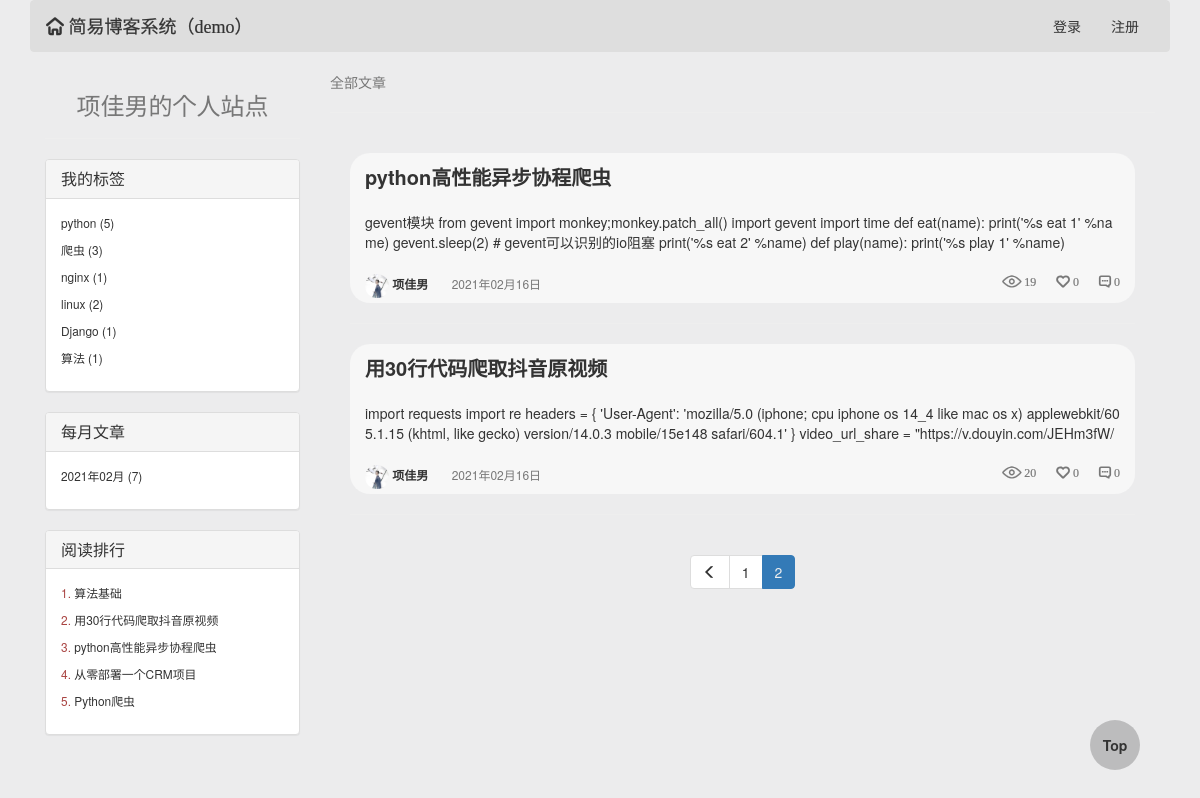
Page /项佳男/?page=2 on the committed database.
### blog/models.py (models this page shows, shortened)
class BlogSite(models.Model):
    title = models.CharField(max_length=32, null=True, verbose_name='个人站点标题')

class Article(models.Model):
    title = models.CharField(max_length=64, verbose_name='文章标题')
    desc = models.CharField(max_length=256, verbose_name='文章描述信息')
    create_time = models.DateTimeField(auto_now_add=True, verbose_name='文章创建日期')
    content = models.TextField()
    view_count = models.IntegerField(default=0)
    like_count = models.IntegerField(default=0)
    dislike_count = models.IntegerField(default=0)
    comment_count = models.IntegerField(default=0)
    user = models.ForeignKey('UserInfo', on_delete=models.CASCADE)
    tag = models.ManyToManyField('Tag')

class UserInfo(AbstractUser):
    create_time = models.DateTimeField(auto_now_add=True, verbose_name='用户创建时间')
    avatar = models.FileField(upload_to='avatars/', default='avatars/default.png')
    blog_site = models.OneToOneField('BlogSite', null=True, on_delete=models.CASCADE)
    def __str__(self):
        return self.username

### blog/templatetags/my_tags.py (called while the page is built)
@register.inclusion_tag('parts/side-left.html')
def get_side_left_style(request, username):
    user = UserInfo.objects.filter(username=username).first()
    blog_site = user.blog_site
    article_list_hot = Article.objects.filter(user__username=username).order_by('-view_count')[:5]
    tag_list = Tag.objects.filter(blog_site=blog_site).values('pk').annotate(
        c=Count('article__title')).values('title', 'c')
    time_list = Article.objects.filter(user=user).annotate(
        y_m_time=TruncMonth('create_time')).values('y_m_time').annotate(
        c=Count("id")).values('y_m_time', 'c')
    return {'username': username, 'blog_site': blog_site, 'tag_list': tag_list, 'article_list_hot': article_list_hot,
            'time_list': time_list, 'request': request}

@register.inclusion_tag('parts/header.html')
def get_header_style(request):
    form_login = UserFormLogin()
    form_reg = UserFormReg()
    username = UserInfo.objects.filter(username=request.user.username).first()
    blog_site = BlogSite.objects.filter(userinfo=username).first()
    return {'form_login': form_login, 'form_reg': form_reg, 'request': request, 'blog_site': blog_site}

@register.inclusion_tag('parts/paginator.html')
def get_paginator_style(current_page, page_range, current_page_num):
    return {'current_page': current_page, 'page_range': page_range, 'current_page_num': current_page_num}

### blog/views.py (called while the page is built)
def my_paginator(request, article_list, max_item):
    paginator = Paginator(article_list, max_item)
    current_page_num = int(request.GET.get('page', 1))
    try:  # 正常页码
        current_page = paginator.page(current_page_num)
    except EmptyPage as e:  # 错误页码，设置为1
        current_page = paginator.page(1)
    num = 3  # 显示的页面总个数：(num * 2) + 1
    if paginator.num_pages > (num * 2) + 1:
        if current_page_num - num <= 0:
            page_range = range(1, (num * 2) + 2)
        elif current_page_num + num > paginator.count:
            page_range = range(paginator.count - (num * 2), paginator.count + 1)
        else:
            page_range = range(current_page_num - num, current_page_num + num + 1)
    else:
        page_range = paginator.page_range
    return current_page, page_range, current_page_num

### templates/user-blog.html (shortened to what this page needs)
{% extends "base0.html" %}
{% block body %}
    <div class="header">
        {% load my_tags %}
        {% get_header_style request %}
    </div>
    <div class="col-md-3">
        {% load my_tags %}
        {% get_side_left_style request username %}
    </div>
    <div class="col-md-9">
        <span class="text-muted">全部文章</span>
        <hr>
        <div class="article-list">
            {% for article in current_page %}
                <div class="article-item clearfix bg-info">
                    <div class="col-md-12">
                        <div class="media-right view-title">
                            <p>
                                <a href="/{{ article.user.username }}/articles/{{ article.id }}">{{ article.title }}</a>
                            </p>
                            <span>
                            {{ article.desc }}
                        </span>
                        </div>
                        <div class="pull-left text-muted view-other">
                            <a href="/{{ article.user }}/">
                                <img src="/media/{{ article.user.avatar }}">
                                {{ article.user }}
                            </a>
                            <span class="view-other-time">{{ article.create_time|date:'Y年m月d日' }}</span>
                            <span class="pull-right iconfont">&#xe630; {{ article.comment_count }}</span>
                            <span class="pull-right iconfont">&#xe626; {{ article.like_count }}</span>
                            <span class="pull-right iconfont">&#xe601; {{ article.view_count }}</span>
                        </div>
                    </div>
                </div>
                <hr>
            {% endfor %}
            {% load my_tags %}
            {% get_paginator_style current_page page_range current_page_num %}
        </div>
    </div>
{% endblock %}

### templates/parts/side-left.html (shortened to what this page needs)
<div>
    <a href="/{{ username }}/">
        <span class="h3 text-muted center-block text-center">{{ blog_site.title }}</span>
    </a>
    <hr>
    <div class="panel panel-default">
        <div class="panel-heading" role="tab" id="headingTwo">
            <h4 class="panel-title">
                <a role="button" data-toggle="collapse"
                   href="#tag_list">
                    我的标签
                </a>
            </h4>
        </div>
        <div id="tag_list" class="panel-collapse collapse in" role="tabpanel">
            <div class="panel-body">
                {% for tag in tag_list %}
                    <div class="small">
                        <p>
                            <a href="/{{ username }}/tag/{{ tag.title }}">
                                {{ tag.title }}
                                ({{ tag.c }})
                            </a>
                        </p>
                    </div>
                {% endfor %}
            </div>
        </div>
    </div>
    <div class="panel panel-default">
        <div class="panel-heading" role="tab" id="headingThree">
            <h4 class="panel-title">
                <a role="button" data-toggle="collapse"
                   href="#time_list">
                    每月文章
                </a>
            </h4>
        </div>
        <div id="time_list" class="panel-collapse collapse in" role="tabpanel">
            <div class="panel-body">
                {% for time in time_list %}
                    <div class="small">
                        <p>
                            <a href="/{{ username }}/time/{{ time.y_m_time|date:'Y-m' }}">
                                {{ time.y_m_time|date:'Y年m月' }}
                                ({{ time.c }})
                            </a>
                        </p>
                    </div>
                {% endfor %}
            </div>
        </div>
    </div>
    <div class="panel panel-default">
        <div class="panel-heading" role="tab" id="headingThree">
            <h4 class="panel-title">
                <a role="button" data-toggle="collapse"
                   href="#article_list_hot">
                    阅读排行
                </a>
            </h4>
        </div>
        <div id="article_list_hot" class="panel-collapse collapse in" role="tabpanel">
            <div class="panel-body">
                {% for article in article_list_hot %}
                    <div class="small">
                        <p>
                            <span class="text-danger">{{ forloop.counter }}.</span>
                            <a href="/{{ article.user.username }}/articles/{{ article.id }}">
                                {{ article.title }}
                            </a>
                        </p>
                    </div>
                {% endfor %}
            </div>
        </div>
    </div>
</div>

### static/blog/auth.css (style rules this page uses)
.btn, .btn:hover, a, a:hover { transition: all .3s ease-in-out; }
.article-item { transition: all .3s ease-in-out; }

### static/blog/article.css (style rules this page uses)
.article-list { padding: 20px !important; }
.article-item { border-radius: 20px !important; }
.article-item .view-title { width: 100%; height: 120px; padding: 10px 0; }
.article-item .view-title p { -webkit-box-orient: vertical; text-overflow: ellipsis; overflow: hidden; word-break: break-all; display: -webkit-box; -webkit-line-clamp: 1; font-size: 20px; font-weight: bold; }
.article-item .view-title span { -webkit-box-orient: vertical; text-overflow: ellipsis; overflow: hidden; word-break: break-all; display: -webkit-box; -webkit-line-clamp: 2; padding-top: 10px; }
.view-other { width: 100%; height: 30px; }
.view-other img { width: 24px; height: 24px; border-radius: 12px; }
.view-other span { margin-left: 20px; font-size: 12px; }
.view-other a { font-weight: bold; font-size: 12px !important; }

### rows in the picture
BlogSite: title "项佳男的个人站点"
Article: title "算法基础"
Article: title "用30行代码爬取抖音原视频", desc "import requests import re headers = { 'User-Agent': 'mozilla/5.0 (iphone; cpu iphone os 14_4 like mac os x) applewebkit/605.1.15 (khtml, like gecko) version/14.0.3 mobile/15e148 safari/604.1' } video_url_share = \"https://v.douyin.com/JEHm3fW/", user.avatar (picture), user "项佳男", create_time "2021年02月16日", comment_count "0", like_count "0", view_count "20"
Article: title "python高性能异步协程爬虫", desc "gevent模块 from gevent import monkey;monkey.patch_all() import gevent import time def eat(name): print('%s eat 1' %name) gevent.sleep(2) # gevent可以识别的io阻塞 print('%s eat 2' %name) def play(name): print('%s play 1' %name)", user.avatar (picture), user "项佳男", create_time "2021年02月16日", comment_count "0", like_count "0", view_count "19"
Article: title "从零部署一个CRM项目"
Article: title "Python爬虫"

### other values in the picture
{{ tag.title }} "python" "爬虫" "nginx" "linux" "Django" "算法"
{{ tag.c }} "5" "3" "1" "2" "1" "1"
{{ time.y_m_time|date:'Y年m月' }} "2021年02月"
{{ time.c }} "7"
{{ i }} "1"
{{ i }} "2"
